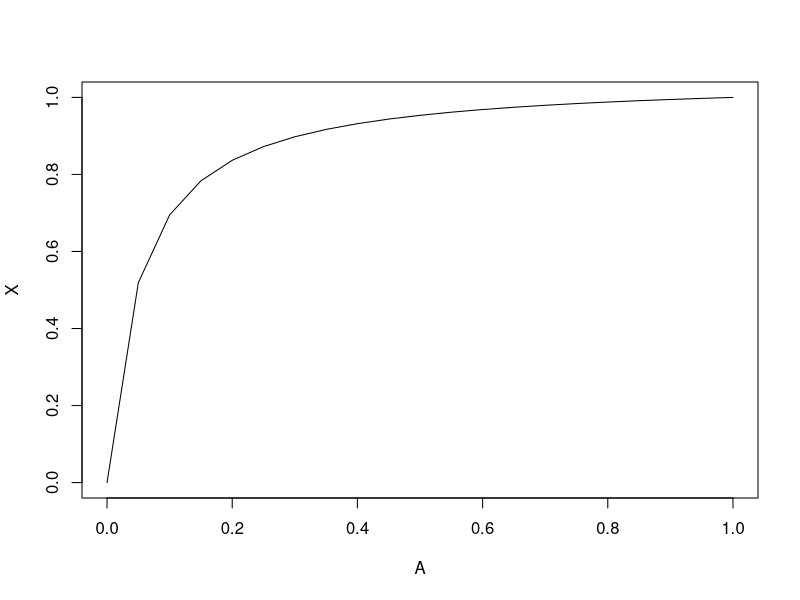
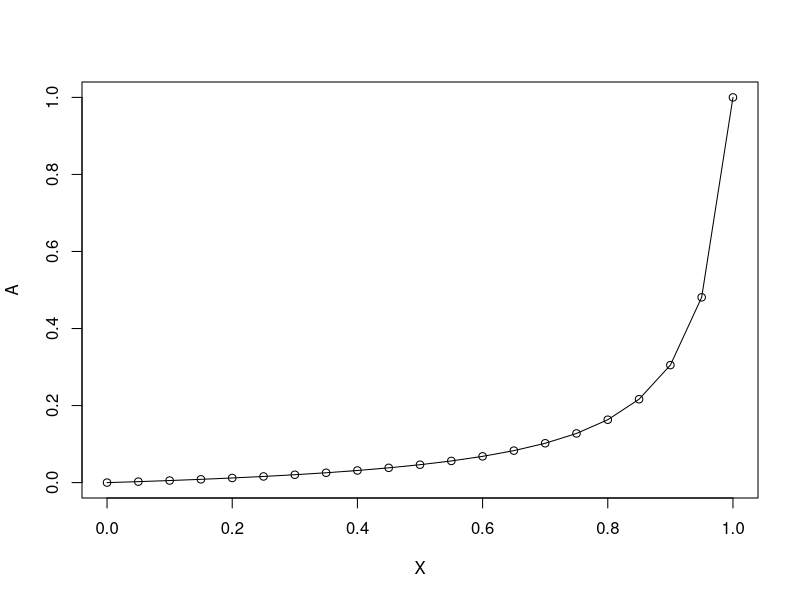
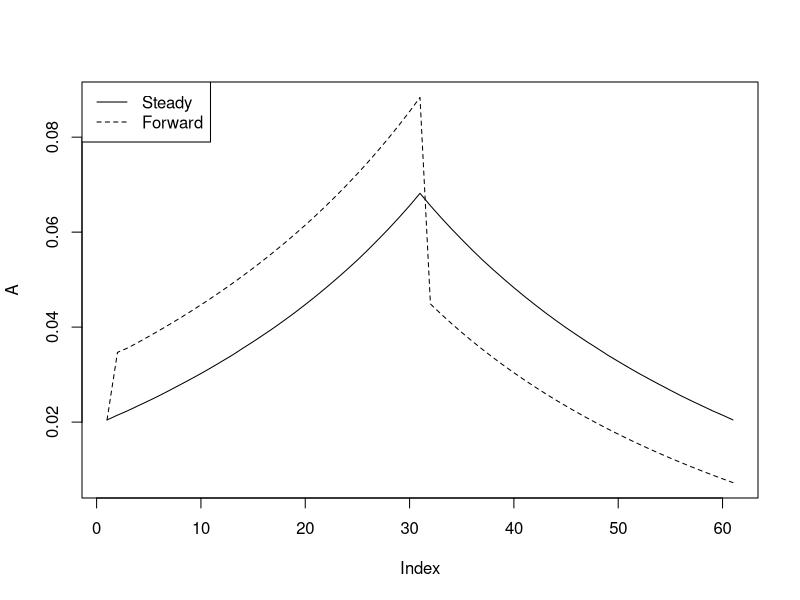
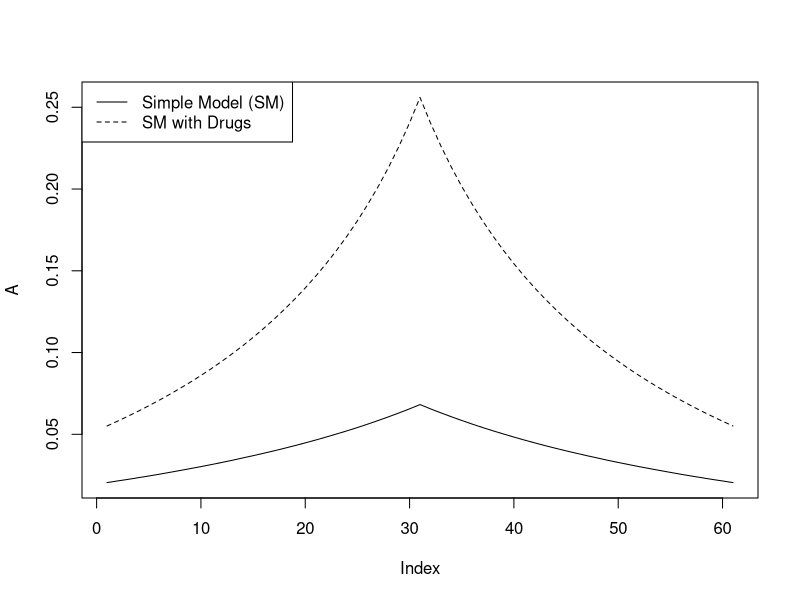
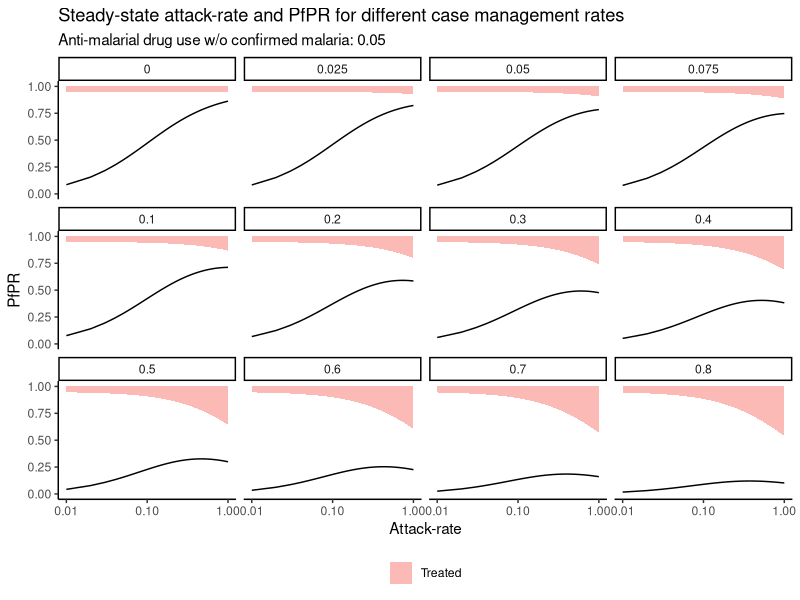
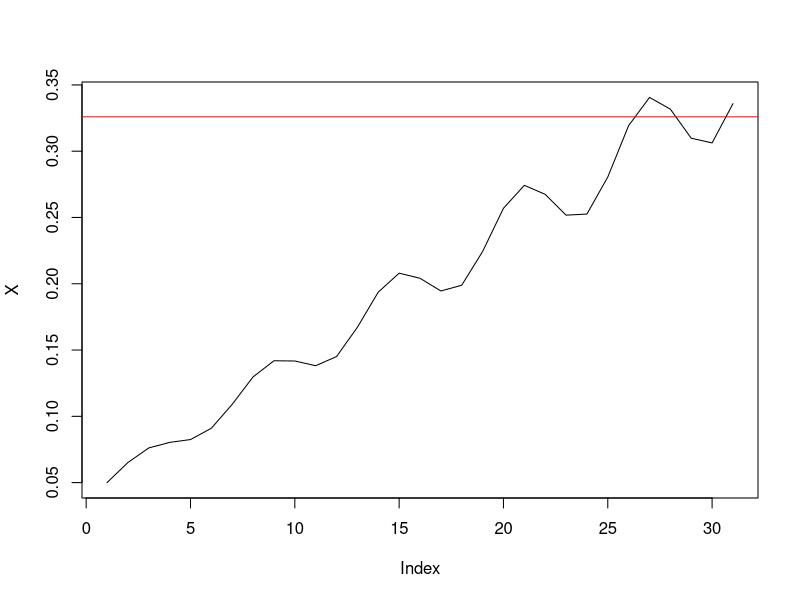
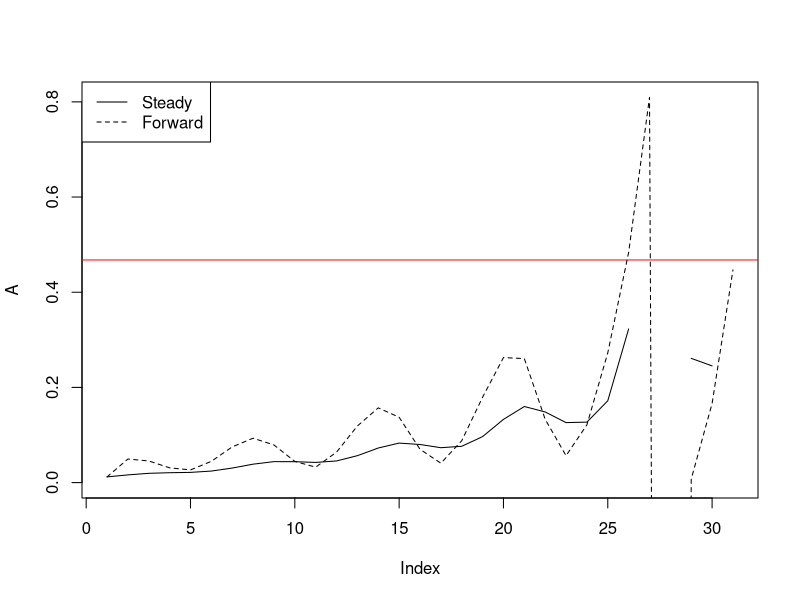
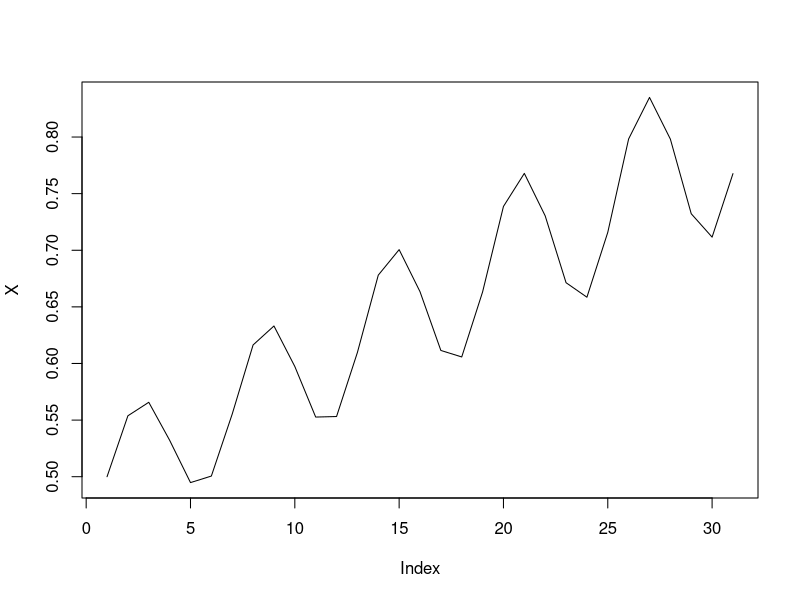

The R script that drew these images, in order:
## ---- chunk 1
knitr::opts_chunk$set(
  collapse = TRUE,
  comment = "#>",
  echo = TRUE)
library(data.table); library(ggplot2)
## ---- chunk 2
## Solve for steady states using eigen function and algebraic solution
# Set up example B
dt = 10 # ten day time step
r = 1 / 200 # two hundred day duration of malaria infection
Q = exp(-r*dt)
A = 0.1
PAR = list(A = A, Q = Q)
makeB <- function(PAR) {
    A = PAR$A
    Q = PAR$Q
    cbind(c(1 - A, A), c((1 - A)*(1 - Q), A*(1 - Q) + Q))

}
findYeq <- function(PAR, Bfn) {
    B = Bfn(PAR)
    e = eigen(B)
    first = Re(e$vectors[ ,1])
    Yeq = as.vector(first / sum(first))
    return(Yeq) 
}
Yeq1 = findYeq(PAR, makeB)
Yeq1

# Find steady state algebraically
algebYeq <- function(PAR) {
    A = PAR$A
    Q = PAR$Q
    X = A / (1 - Q*(1 - A))
    S  = 1 - X
    Yeq = c(S,X)
    return(Yeq)
}
Yeq2 = algebYeq(PAR)
Yeq2

# Confirm steady state
B = makeB(PAR)
sum(B %*% Yeq1 - Yeq1)
sum(B %*% Yeq2 - Yeq2)

# Convert attack-rate to equilibrium PR
AR2PR <- function(A, PAR, Bfn, eigen = T) {
    PR = c()
    for(Ai in A) {
        PAR$A = Ai
        if(eigen) {
            PRi = findYeq(PAR, Bfn)[2]
        } else {
            PRi = algebYeq(PAR)[2]
        }
        PR = c(PR, PRi)        
    }
    return(PR)
}

# Plot
A = seq(0, 1, 0.05)
X = AR2PR(A, PAR, makeB)
plot(A, X, type = "l")

## Solve for attack-rate from X using optimize function and algebraic solution
# optimize function
X = c(0.5, 0.6)
fn <- function(A, PAR, Bfn, X) {
    PR = AR2PR(A, PAR, Bfn)
    return(abs(X - PR))
}
optimA <- function(X, PAR, Bfn) {
    A <- c()
    for(Xi in X) {
        Ai <- optimize(fn, c(0, 1), PAR = PAR, X = Xi, Bfn = Bfn)$minimum
        A <- c(A, Ai)
    }
    return(A)   
}
optimA(X, PAR, makeB)

# Algebraic solution
algebA <- function(X, PAR) {
    Q = PAR$Q
    A = (X - Q*X)/(1 - Q*X)
    return(A)
}
algebA(X, PAR)
## Make plots
X = seq(0, 1, 0.05)
A1 <- optimA(X, PAR, makeB)
A2 <- algebA(X, PAR)
plot(X, A1, ylab = "A")
lines(X, A2)

# Convert PR to attack-rate
PR2AReq <- function(X, PAR, Bfn, optim = T) {
    if(optim) {
        AR = optimA(X, PAR, Bfn)
    } else {
        AR = algebA(X, PAR)
    }
    return(AR)
}
## ---- chunk 3
## Compare steady state solutions to forward simulation
D = t(c(0, 1))
X = c(seq(0.3, 0.6, 0.01), seq(0.59, 0.3, -0.01))
# Find steady state values for X
steadyA = optimA(X, PAR, makeB)

# Generate W and V matrices
makeW <- function(PAR) {
    Q = PAR$Q
    cbind(c(-1, 1), c(-(1 - Q), (1 - Q)))
}
W = makeW(PAR)
makeV <- function(PAR) {
    Q = PAR$Q
    cbind(c(1, 0), c(1 - Q, Q))
}
V = makeV(PAR)

# Set up equilibrium start values
forwardA = PAR$A =c(steadyA[1])
Y = algebYeq(PAR)
# Simulate forward
for(i in 2:length(X)) {
    forwardA[i] = PAR$A = as.numeric((X[i] - D%*%V%*%Y) / (D%*%W%*%Y))
    B = makeB(PAR)
    Y = B%*%Y
}
 
# Plot
plot(steadyA, type = "l", ylab = "A", 
     ylim = c(min(c(steadyA, forwardA)), max(c(steadyA, forwardA))))
lines(forwardA, lty = "dashed")
legend("topleft", legend = c("Steady", "Forward"), lty = 1:2)
## ---- chunk 4
## Solve for steady states using eigen function and algebraic solution
# Set up example B
PAR$d = 0.05 # rate of anti-malarial drug user w/0 confirmed malaria
PAR$rho = 0.1# fraction of incident malaria cases that are treated and cured
makeBdrugs <- function(PAR) {
    A = PAR$A; Q = PAR$Q; d = PAR$d; rho = PAR$rho
    cbind(c((1 - d)*(1 - A), (1 - d)*(1 - rho)*A, d + (1 - d)*rho*A), 
          c((1 - d)*(1 - A*rho)*(1 - Q), (1 - d)*(1 - A*rho)*Q, d + (1 - d)*rho*A),
          c(1 - d, 0, d))
}
colSums(makeBdrugs(PAR))
Yeq = findYeq(PAR, makeBdrugs)
Yeq

# Confirm steady state
B = makeBdrugs(PAR)
sum(B %*% Yeq - Yeq)

## Make plots comparing to no treatment
simpleA = PR2AReq(X, PAR, makeB)
drugsA = PR2AReq(X, PAR, makeBdrugs)
plot(steadyA, type = "l", ylab = "A", 
     ylim = c(min(c(simpleA, drugsA)), max(c(simpleA, drugsA))))
lines(drugsA, lty = "dashed")
legend("topleft", legend = c("Simple Model (SM)", "SM with Drugs"), lty = 1:2)

# Update AR2PR to accomodate treatment class
AR2PR <- function(A, PAR, Bfn, eigen = T) {
    PR = c()
    for(Ai in A) {
        PAR$A = Ai
        if(eigen) {
            eq = findYeq(PAR, Bfn)
        } else {
            eq = algebYeq(PAR)
        }
        PR = c(PR, eq[2])
        if(length(eq) == 3) {
            if(Ai == A[1]) {
                C = c(eq[3])
            } else {
                C = c(C, eq[3])
            }
        }
    }
    if(length(eq) == 3) {
        out.list = list(X = PR, C = C)
    } else {
        out.list = list(X = PR)
    }
    return(out.list)
}

## Plot for a range of treatment rates 
plotAR2PR <- function(PAR, Bfn, AR_range = c(0.01, 1), logX = T, logY = F, 
                      plotC = T, plotXover1_C = F) {
  # Prep data
  AR = seq(AR_range[1], AR_range[2], length.out = 100)
  rho = c(seq(0, 0.075, 0.025), seq(0.1, 0.8, .1))
  dt <- data.table()
  for(rho_i in rho) {
    PAR$rho <- rho_i
    PR <- AR2PR(AR, PAR, Bfn)
    X_i = PR$X
    C_i = PR$C
    add.dt <-  data.table(AR = AR, rho = rho_i, X = X_i, C = C_i)
    dt <- rbind(dt, add.dt)
  }
  
  # Plot
  gg <- ggplot(dt, aes(x = AR, y = X)) + geom_line() + facet_wrap(~rho) + 
    theme_classic() + 
      labs(title = "Steady-state attack-rate and PfPR for different case management rates",
           subtitle = paste0("Anti-malarial drug use w/o confirmed malaria: ", PAR$d)) +
    xlab("Attack-rate") + ylab("PfPR")
  if(logX) {
    gg = gg + scale_x_continuous(trans='log10')
  }
  if(logY) {
    gg = gg + scale_y_continuous(trans='log10')
  } else {
    gg = gg + ylim(c(0, 1))
  }
  if(plotC) {
    top.dt <- copy(dt)[, C := 0]
    top.dt <- top.dt[nrow(top.dt) - 1:nrow(top.dt) + 1]
    poly.dt <- rbind(dt, top.dt)
    gg = gg + geom_polygon(data = poly.dt, aes(x= AR, y = (1-C), fill = "Treated"), alpha = 0.5) +
         theme(legend.position="bottom", legend.title = element_blank())
  }
  if(plotXover1_C) {
    gg = gg + geom_line(aes(x = AR, y = X / (1 - C)), color = "red")
  }
  gg
}

plotAR2PR(PAR, makeBdrugs)
## ---- chunk 5
AR2PRopt <- function(A, PAR, Bfn) {
  AR2PR(A, PAR, Bfn)$X
}

findAXmax <- function(PAR, Bfn) {
  opt <- optimize(AR2PRopt, interval = c(0, 1), PAR, Bfn, maximum = T)
  A = opt$maximum
  X = opt$objective
  return(list(A = A, X = X))
}

PAR$rho = 0.5
max = findAXmax(PAR, makeBdrugs)
max 

fn <- function(A, PAR, Bfn, X) {
    PR = AR2PR(A, PAR, Bfn)$X
    return(abs(X - PR))
}

PR2AReq <- function(X, PAR, Bfn) {
  A1X <- AR2PR(1, PAR, Bfn)
  max <- findAXmax(PAR, Bfn)
  print(paste0("max A: ", round(max$A, 3), "; max X: ", round(max$X, 3)))
  mono <- abs(A1X$X - max$X) < 0.001
  if(mono) {
    print("Monotonic")
  } else {
    print("Non-monotonic")
    outA2 <- c()
    outY2 <- matrix(nrow = nrow(Bfn(PAR)), ncol = length(X))
  }
  outA <- c()
  outY <- matrix(nrow = nrow(Bfn(PAR)), ncol = length(X))
  for(Xi in X) {
    if(Xi > max$X) {
      outA <- c(outA, NA)
      outA2 <- c(outA2, NA)
      next
    }
    A = optimize(fn, c(0, max$A), PAR = PAR, X = Xi, Bfn = Bfn)$minimum
    outA = c(outA, A)
    PAR$A = A
    Y = findYeq(PAR, Bfn)
    outY[, which(X == Xi)] = Y
    if(!mono) {
      if(Xi > A1X$X) {
        A = optimize(fn, c(max$A, 1), PAR = PAR, X = Xi, Bfn = Bfn)$minimum
        outA2 <- c(outA2, A)
        PAR$A = A
        Y = findYeq(PAR, Bfn)
        outY2[, which(X == Xi)] <- Y
      } else {
        outA2 <- c(outA2, NA)
      }
    }
  }
  if(mono) {
    outList = list(A = outA, Y = outY)
  } else {
    outList = list(A = outA, Y = outY, A2 = outA2, Y2 = outY2)
  }
  return(outList)
}

# Simulate X that exceeds PfPR(A=1) and maximum PfPR
X = seq(0.05, 0.35, 0.01)
X = (1 + 0.1*sin(seq(0, length(X), length.out = length(X))))*X
plot(X, type = "l")
abline(h = max$X, col = "red")
eqAR = PR2AReq(X, PAR, makeBdrugs)
eqAR
## ---- chunk 6
makeBdrugs <- function(PAR) {
    A = PAR$A; Q = PAR$Q; d = PAR$d; rho = PAR$rho
    cbind(c((1 - d)*(1 - A), (1 - d)*(1 - rho)*A, d + (1 - d)*rho*A), 
          c((1 - d)*(1 - A*rho)*(1 - Q), (1 - d)*(1 - A*rho)*Q, d + (1 - d)*rho*A),
          c(1 - d, 0, d))
}
# Generate W and V matrices
makeWdrugs <- function(PAR) {
    A = PAR$A; Q = PAR$Q; d = PAR$d; rho = PAR$rho
    cbind(c(-(1 - d), (1 - d)*(1 - rho), (1 - d)*rho), 
          c(-(1 - d)*rho*(1 - Q), -(1 - d)*rho*Q, (1 - d)*rho),
          c(0, 0, 0))
}
W = makeWdrugs(PAR)
makeVdrugs <- function(PAR) {
    PAR$A = 0
    makeBdrugs(PAR)
}
V = makeVdrugs(PAR)

D= t(c(0, 1, 0))

# Set up equilibrium start values
forwardA = PAR$A =c(eqAR$A[1])
Y = findYeq(PAR, makeBdrugs)
# Simulate forward
for(i in 2:length(X)) {
    forwardA[i] = PAR$A = as.numeric((X[i] - D%*%V%*%Y) / (D%*%W%*%Y))
    B = makeBdrugs(PAR)
    Y = B%*%Y
}

# Plot
plot(eqAR$A, type = "l", ylab = "A", 
     ylim = c(0, max(c(eqAR$A, forwardA), na.rm = T)))
abline(h = max$A, col = "red")
lines(forwardA, lty = "dashed")
legend("topleft", legend = c("Steady", "Forward"), lty = 1:2)
## ---- chunk 7
PAR$In <- 5
PAR$Cn <- 0
makeD <- function(PAR) {
  In = PAR$In; Cn = PAR$Cn
  D = c(0)
  if(In > 0) {
    D = c(D, 0, rep(1, In*2))
  } else {
    D = c(D, 1)
  }
  D = c(D, rep(0, Cn))
  return(D)
}
makeD(PAR)

makeBage <- function(PAR) {
  A = PAR$A; Q = PAR$Q; In = PAR$In
  S = c(S=1-A, E0=A, E=rep(0, In), I = rep(0,In))
  E0 = c(0, 0, A, rep(0, In-1), (1-A), rep(0, In-1))
  M = cbind(S, E0)
  
  Ei = E0
  for(i in 1:In) M = cbind(M, Ei)
  
  for(i in 1:(In-1)){
    Ii= c((1-A)*(1-Q), A*(1-Q), rep(0,i), A*Q, rep(0, In-i-1), rep(0,i), (1-A)*Q, rep(0, In-i-1))
    M = cbind(M, Ii)
  }
  
  Im= c( (1-A)*(1-Q), A*(1-Q), rep(0,In-1), A*Q,  rep(0,In-1), (1-A)*Q)
  M = cbind(M, Im)
  
  M
}
B = makeBage(PAR)
colSums(B)

makeVage <- function(PAR) {
  PAR$A=0
  makeBage(PAR)
}
V = makeVage(PAR)
colSums(V)

makeWage <- function(PAR){
  (makeBage(PAR)-makeVage(PAR))/PAR$A
}
W = makeWage(PAR)
colSums(W)

# Update AR2PR to accomodate exposure and treatment class
AR2PR <- function(A, PAR, Bfn, eigen = T) {
    D = makeD(PAR)
    PR = c()
    for(Ai in A) {
        PAR$A = Ai
        if(eigen) {
            eq = findYeq(PAR, Bfn)
        } else {
            eq = algebYeq(PAR)
        }
        PR = c(PR, D%*%eq)
        if(PAR$Cn > 0) {
            Ci = sum(eq[(length(eq) - 1:PAR$Cn) + 1])
            if(Ai == A[1]) {
                C = c(Ci)
            } else {
                C = c(C, Ci)
            }
        }
    }
    if(length(eq) == 3) {
        out.list = list(X = PR, C = C)
    } else {
        out.list = list(X = PR)
    }
    return(out.list)
}

findAXmax(PAR, makeBage)

X = seq(0.5, 0.8, 0.01)
X = (1 + 0.1*sin(seq(0, length(X), length.out = length(X))))*X
plot(X, type = "l")

eqAR = PR2AReq(X, PAR, makeBage)
plot(eqAR$A, type = "l")

PAR$A =c(eqAR$A[1])
Y = findYeq(PAR, makeBage)
D = makeD(PAR)
as.numeric((X[i] - D%*%V%*%Y) / (D%*%W%*%Y))

D%*%W%*%Y
## ---- chunk 8
## Update 
fn2 <- function(params, PAR, Bfn, X) {
  A1 = params[1]
  A2 = params[2]
  D = makeD(PAR)
  PAR$A = A1
  Y0 = findYeq(PAR, Bfn)
  PAR$A = A2
  B2 = Bfn(PAR)
  Y1 = B2%*%Y0
  Y2 = B2%*%Y1
  return(as.numeric(sum(abs(X[1] - D%*%Y1)) + sum(abs(X[2] - D%*%Y2))))
}

params = optim(fn = fn2, par = c(0, 0.1), PAR = PAR, Bfn = makeBage, X = X)$par

# Set up equilibrium start values
forwardA = PAR$A =c(params[1])
Y0 = findYeq(PAR, makeBage)
forwardA[2] = PAR$A =c(params[2])
B = makeBage(PAR)
Y = B%*%Y0

# Check against input X
D = makeD(PAR)
X[1]
D%*%Y
forwardX = c(D%*%Y)

# Simulate forward
for(i in 3:length(X)) {
    forwardA[i] = PAR$A = as.numeric((X[i] - D%*%V%*%V%*%Y) / (D%*%V%*%W%*%Y))
    B = makeBage(PAR)
    Y = B%*%Y
    forwardX = c(forwardX, D%*%Y)
}
sum(abs(X[1:length(forwardX)] - forwardX))

# Plot
plot(eqAR$A, type = "l", ylab = "A", 
     ylim = c(min(c(eqAR$A, forwardA)), max(c(eqAR$A, forwardA), na.rm = T)))
abline(h = max$X, col = "red")
lines(forwardA, lty = "dashed")
legend("topleft", legend = c("Steady", "Forward"), lty = 1:2)


## ---- chunk 9

makeBdrugs_age = function(PAR){
  A = PAR$A; Q = PAR$Q; rho = PAR$rho; In = PAR$In; Cn = PAR$Cn
  S = c(S=1-A, E0=A, E=rep(0, In), I = rep(0,In), C=rep(0,Cn))
  E0 = c(0, 0, (1-rho)*A, rep(0, In-1), (1-rho)*(1-A), rep(0, In-1), rho, rep(0, Cn-1))
  M = cbind(S, E0)
  
  Ei = E0
  for(i in 1:In) M = cbind(M, Ei)
  
  for(i in 1:(In-1)){
    Ii= c((1-A)*(1-Q), A*(1-Q), rep(0,i), A*Q, rep(0, In-i-1), rep(0,i), (1-A)*Q, rep(0, In-i-1), rep(0, Cn))
    M = cbind(M, Ii)
  }
  
  Im= c( (1-A)*(1-Q), A*(1-Q), rep(0,In-1), A*Q,  rep(0,In-1), (1-A)*Q, rep(0, Cn))
  M = cbind(M, Im)
  
  if(Cn==2){
    C1 = c(0, rep(0, 2*In+1),0,1)
    M = cbind(M, C1)
    C2 = c(1, rep(0, 2*In+1),0,0)
    M = cbind(M, C2)
  }
  M
}

makeV = function(PAR, Bfn){
 PAR$A=0
 Bfn(PAR)
}

makeW = function(PAR, Bfn){
  V = makeV(PAR, Bfn)
 (Bfn(PAR)-V)/PAR$A
}

PAR$Cn = 2
X = seq(0.05, 0.35, 0.01)
X = (1 + 0.1*sin(seq(0, length(X), length.out = length(X))))*X
ARdrugs_age = PR2AReq(X, PAR, makeBdrugs_age)
## ---- chunk 10
## Generic forward simulation function
simAR <- function(X, PAR, Bfn) {  
  V = makeV(PAR, Bfn)
  W = makeW(PAR, Bfn)
  D = makeD(PAR)
  outY <- matrix(nrow = length(D), ncol = length(X))
  if(PAR$In > 1) {
      params = optim(fn = fn2, par = c(0, 0.1), PAR = PAR, Bfn = Bfn, X = X)$par
      
      # Set up equilibrium start values
      outA = PAR$A =c(params[1])
      Y0 = findYeq(PAR, Bfn)
      outA[2] = PAR$A =c(params[2])
      B = Bfn(PAR)
      Y = B%*%Y0
      outY[, 1] = Y
      
      # Simulate forward
      for(i in 3:length(X)) {
          outA[i] = PAR$A = as.numeric((X[i] - D%*%V%*%V%*%Y) / (D%*%V%*%W%*%Y))
          B = Bfn(PAR)
          Y = B%*%Y
          outY[, i - 1] = Y
      }
  } else {
    # Set up equilibrium start values
    forwardA = PAR$A =c(eqAR$A[1])
    Y = findYeq(PAR, Bfn)
    outY[, 1] = Y
    # Simulate forward
    for(i in 2:length(X)) {
        forwardA[i] = PAR$A = as.numeric((X[i] - D%*%V%*%Y) / (D%*%W%*%Y))
        B = Bfn(PAR)
        Y = B%*%Y
        outY[, i] = Y
    }
  }
  return(list(A = outA, Y = outY))
}

## Set up PR2AR that can take any model and return equilibrium or forward simulation values
PR2AR <- function(X, PAR, eq = F) {
  if(PAR$In > 1 & PAR$Cn > 0) {
    Bfn = makeBdrugs_age
  } else if (PAR$In > 1) {
    Bfn = makeBage
  } else if (PAR$Cn > 0) {
    Bfn = makeBdrugs
  } else {
    Bfn = makeB
  }
  if(eq) {
    outList <- PR2AReq(X, PAR, Bfn)
  } else {
    outList <- simAR(X, PAR, Bfn)
  }
  return(outList)
}
forwardA = PR2AR(X, PAR, eq = F)$A
eqA = PR2AR(X, PAR, eq = T)$A

plot(eqA, type = "l", ylab = "A", 
     ylim = c(min(c(eqA, forwardA), na.rm = T), max(c(eqA, forwardA), na.rm = T)))
abline(h = max$X, col = "red")
lines(forwardA, lty = "dashed")
legend("topleft", legend = c("Steady", "Forward"), lty = 1:2)
